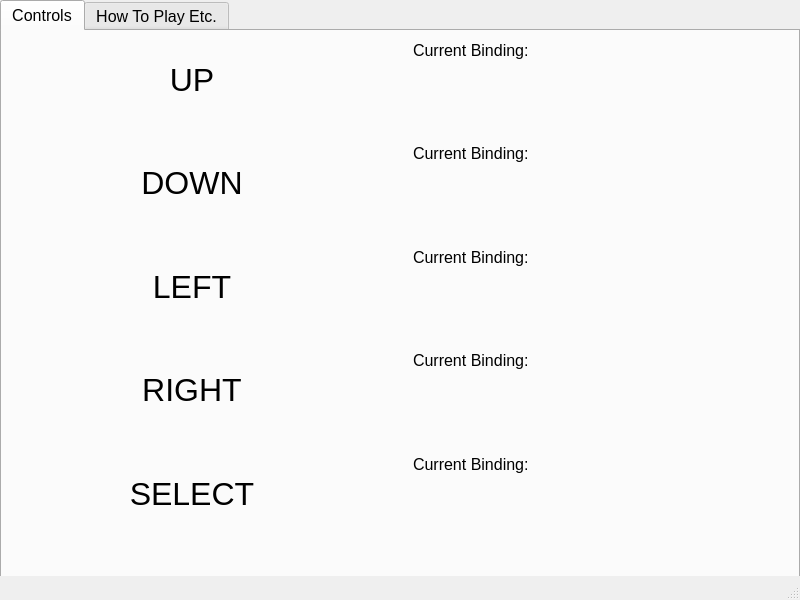
<?xml version="1.0" encoding="UTF-8"?>
<ui version="4.0">
 <class>Settings</class>
 <widget class="QMainWindow" name="Settings">
  <property name="geometry">
   <rect>
    <x>0</x>
    <y>0</y>
    <width>800</width>
    <height>600</height>
   </rect>
  </property>
  <property name="sizePolicy">
   <sizepolicy hsizetype="Fixed" vsizetype="Fixed">
    <horstretch>0</horstretch>
    <verstretch>0</verstretch>
   </sizepolicy>
  </property>
  <property name="minimumSize">
   <size>
    <width>800</width>
    <height>600</height>
   </size>
  </property>
  <property name="maximumSize">
   <size>
    <width>800</width>
    <height>600</height>
   </size>
  </property>
  <property name="font">
   <font>
    <pointsize>12</pointsize>
   </font>
  </property>
  <property name="windowTitle">
   <string>Settings</string>
  </property>
  <widget class="QWidget" name="centralwidget">
   <widget class="QTabWidget" name="SettingsTab">
    <property name="geometry">
     <rect>
      <x>0</x>
      <y>0</y>
      <width>800</width>
      <height>600</height>
     </rect>
    </property>
    <property name="sizePolicy">
     <sizepolicy hsizetype="Fixed" vsizetype="Fixed">
      <horstretch>0</horstretch>
      <verstretch>0</verstretch>
     </sizepolicy>
    </property>
    <property name="tabShape">
     <enum>QTabWidget::Rounded</enum>
    </property>
    <property name="currentIndex">
     <number>0</number>
    </property>
    <widget class="QWidget" name="Controls">
     <attribute name="title">
      <string>Controls</string>
     </attribute>
     <widget class="QWidget" name="gridLayoutWidget">
      <property name="geometry">
       <rect>
        <x>0</x>
        <y>0</y>
        <width>791</width>
        <height>511</height>
       </rect>
      </property>
      <layout class="QGridLayout" name="gridLayout">
       <item row="0" column="1">
        <spacer name="horizontalSpacer">
         <property name="orientation">
          <enum>Qt::Horizontal</enum>
         </property>
         <property name="sizeType">
          <enum>QSizePolicy::Fixed</enum>
         </property>
         <property name="sizeHint" stdset="0">
          <size>
           <width>25</width>
           <height>20</height>
          </size>
         </property>
        </spacer>
       </item>
       <item row="1" column="1">
        <spacer name="horizontalSpacer_2">
         <property name="orientation">
          <enum>Qt::Horizontal</enum>
         </property>
         <property name="sizeType">
          <enum>QSizePolicy::Fixed</enum>
         </property>
         <property name="sizeHint" stdset="0">
          <size>
           <width>25</width>
           <height>20</height>
          </size>
         </property>
        </spacer>
       </item>
       <item row="2" column="1">
        <spacer name="horizontalSpacer_3">
         <property name="orientation">
          <enum>Qt::Horizontal</enum>
         </property>
         <property name="sizeType">
          <enum>QSizePolicy::Fixed</enum>
         </property>
         <property name="sizeHint" stdset="0">
          <size>
           <width>25</width>
           <height>20</height>
          </size>
         </property>
        </spacer>
       </item>
       <item row="3" column="1">
        <spacer name="horizontalSpacer_4">
         <property name="orientation">
          <enum>Qt::Horizontal</enum>
         </property>
         <property name="sizeType">
          <enum>QSizePolicy::Fixed</enum>
         </property>
         <property name="sizeHint" stdset="0">
          <size>
           <width>25</width>
           <height>20</height>
          </size>
         </property>
        </spacer>
       </item>
       <item row="4" column="1">
        <spacer name="horizontalSpacer_5">
         <property name="orientation">
          <enum>Qt::Horizontal</enum>
         </property>
         <property name="sizeType">
          <enum>QSizePolicy::Fixed</enum>
         </property>
         <property name="sizeHint" stdset="0">
          <size>
           <width>25</width>
           <height>20</height>
          </size>
         </property>
        </spacer>
       </item>
       <item row="0" column="0">
        <widget class="QLabel" name="ControlsUP_Label">
         <property name="font">
          <font>
           <pointsize>24</pointsize>
          </font>
         </property>
         <property name="text">
          <string>UP</string>
         </property>
         <property name="alignment">
          <set>Qt::AlignCenter</set>
         </property>
        </widget>
       </item>
       <item row="4" column="0">
        <widget class="QLabel" name="ControlsSELECT_Label">
         <property name="font">
          <font>
           <pointsize>24</pointsize>
          </font>
         </property>
         <property name="text">
          <string>SELECT</string>
         </property>
         <property name="alignment">
          <set>Qt::AlignCenter</set>
         </property>
        </widget>
       </item>
       <item row="1" column="0">
        <widget class="QLabel" name="ControlsDOWN_Label">
         <property name="font">
          <font>
           <pointsize>24</pointsize>
          </font>
         </property>
         <property name="text">
          <string>DOWN</string>
         </property>
         <property name="alignment">
          <set>Qt::AlignCenter</set>
         </property>
        </widget>
       </item>
       <item row="2" column="2">
        <layout class="QVBoxLayout" name="verticalLayout_3">
         <item>
          <widget class="QLabel" name="label_7">
           <property name="text">
            <string>Current Binding:</string>
           </property>
          </widget>
         </item>
         <item>
          <spacer name="verticalSpacer_3">
           <property name="orientation">
            <enum>Qt::Vertical</enum>
           </property>
           <property name="sizeType">
            <enum>QSizePolicy::Fixed</enum>
           </property>
           <property name="sizeHint" stdset="0">
            <size>
             <width>20</width>
             <height>15</height>
            </size>
           </property>
          </spacer>
         </item>
         <item>
          <widget class="QLabel" name="ControlsLEFT_BindingLabel">
           <property name="text">
            <string/>
           </property>
           <property name="alignment">
            <set>Qt::AlignCenter</set>
           </property>
          </widget>
         </item>
        </layout>
       </item>
       <item row="4" column="2">
        <layout class="QVBoxLayout" name="verticalLayout_5">
         <item>
          <widget class="QLabel" name="label_11">
           <property name="text">
            <string>Current Binding:</string>
           </property>
          </widget>
         </item>
         <item>
          <spacer name="verticalSpacer_5">
           <property name="orientation">
            <enum>Qt::Vertical</enum>
           </property>
           <property name="sizeType">
            <enum>QSizePolicy::Fixed</enum>
           </property>
           <property name="sizeHint" stdset="0">
            <size>
             <width>20</width>
             <height>15</height>
            </size>
           </property>
          </spacer>
         </item>
         <item>
          <widget class="QLabel" name="ControlsSELECT_BindingLabel">
           <property name="text">
            <string/>
           </property>
           <property name="alignment">
            <set>Qt::AlignCenter</set>
           </property>
          </widget>
         </item>
        </layout>
       </item>
       <item row="1" column="2">
        <layout class="QVBoxLayout" name="verticalLayout_2">
         <item>
          <widget class="QLabel" name="label_5">
           <property name="text">
            <string>Current Binding:</string>
           </property>
          </widget>
         </item>
         <item>
          <spacer name="verticalSpacer_2">
           <property name="orientation">
            <enum>Qt::Vertical</enum>
           </property>
           <property name="sizeType">
            <enum>QSizePolicy::Fixed</enum>
           </property>
           <property name="sizeHint" stdset="0">
            <size>
             <width>20</width>
             <height>15</height>
            </size>
           </property>
          </spacer>
         </item>
         <item>
          <widget class="QLabel" name="ControlsDOWN_BindingLabel">
           <property name="text">
            <string/>
           </property>
           <property name="alignment">
            <set>Qt::AlignCenter</set>
           </property>
          </widget>
         </item>
        </layout>
       </item>
       <item row="0" column="2">
        <layout class="QVBoxLayout" name="verticalLayout">
         <item>
          <widget class="QLabel" name="label">
           <property name="text">
            <string>Current Binding:</string>
           </property>
          </widget>
         </item>
         <item>
          <spacer name="verticalSpacer">
           <property name="orientation">
            <enum>Qt::Vertical</enum>
           </property>
           <property name="sizeType">
            <enum>QSizePolicy::Fixed</enum>
           </property>
           <property name="sizeHint" stdset="0">
            <size>
             <width>20</width>
             <height>15</height>
            </size>
           </property>
          </spacer>
         </item>
         <item>
          <widget class="QLabel" name="ControlsUP_BindingLabel">
           <property name="sizePolicy">
            <sizepolicy hsizetype="Preferred" vsizetype="Preferred">
             <horstretch>0</horstretch>
             <verstretch>0</verstretch>
            </sizepolicy>
           </property>
           <property name="text">
            <string/>
           </property>
           <property name="alignment">
            <set>Qt::AlignCenter</set>
           </property>
          </widget>
         </item>
        </layout>
       </item>
       <item row="3" column="0">
        <widget class="QLabel" name="ControlsLEFT_Label">
         <property name="font">
          <font>
           <pointsize>24</pointsize>
          </font>
         </property>
         <property name="text">
          <string>RIGHT</string>
         </property>
         <property name="alignment">
          <set>Qt::AlignCenter</set>
         </property>
        </widget>
       </item>
       <item row="3" column="2">
        <layout class="QVBoxLayout" name="verticalLayout_4">
         <item>
          <widget class="QLabel" name="label_9">
           <property name="text">
            <string>Current Binding:</string>
           </property>
          </widget>
         </item>
         <item>
          <spacer name="verticalSpacer_4">
           <property name="orientation">
            <enum>Qt::Vertical</enum>
           </property>
           <property name="sizeType">
            <enum>QSizePolicy::Fixed</enum>
           </property>
           <property name="sizeHint" stdset="0">
            <size>
             <width>20</width>
             <height>15</height>
            </size>
           </property>
          </spacer>
         </item>
         <item>
          <widget class="QLabel" name="ControlsRIGHT_BindingLabel">
           <property name="text">
            <string/>
           </property>
           <property name="alignment">
            <set>Qt::AlignCenter</set>
           </property>
          </widget>
         </item>
        </layout>
       </item>
       <item row="2" column="0">
        <widget class="QLabel" name="ControlsRIGHT_Label">
         <property name="font">
          <font>
           <pointsize>24</pointsize>
          </font>
         </property>
         <property name="text">
          <string>LEFT</string>
         </property>
         <property name="alignment">
          <set>Qt::AlignCenter</set>
         </property>
        </widget>
       </item>
      </layout>
     </widget>
    </widget>
    <widget class="QWidget" name="Information">
     <attribute name="title">
      <string>How To Play Etc.</string>
     </attribute>
    </widget>
   </widget>
  </widget>
  <widget class="QMenuBar" name="menubar">
   <property name="geometry">
    <rect>
     <x>0</x>
     <y>0</y>
     <width>800</width>
     <height>21</height>
    </rect>
   </property>
  </widget>
  <widget class="QStatusBar" name="statusbar"/>
 </widget>
 <resources/>
 <connections/>
</ui>
